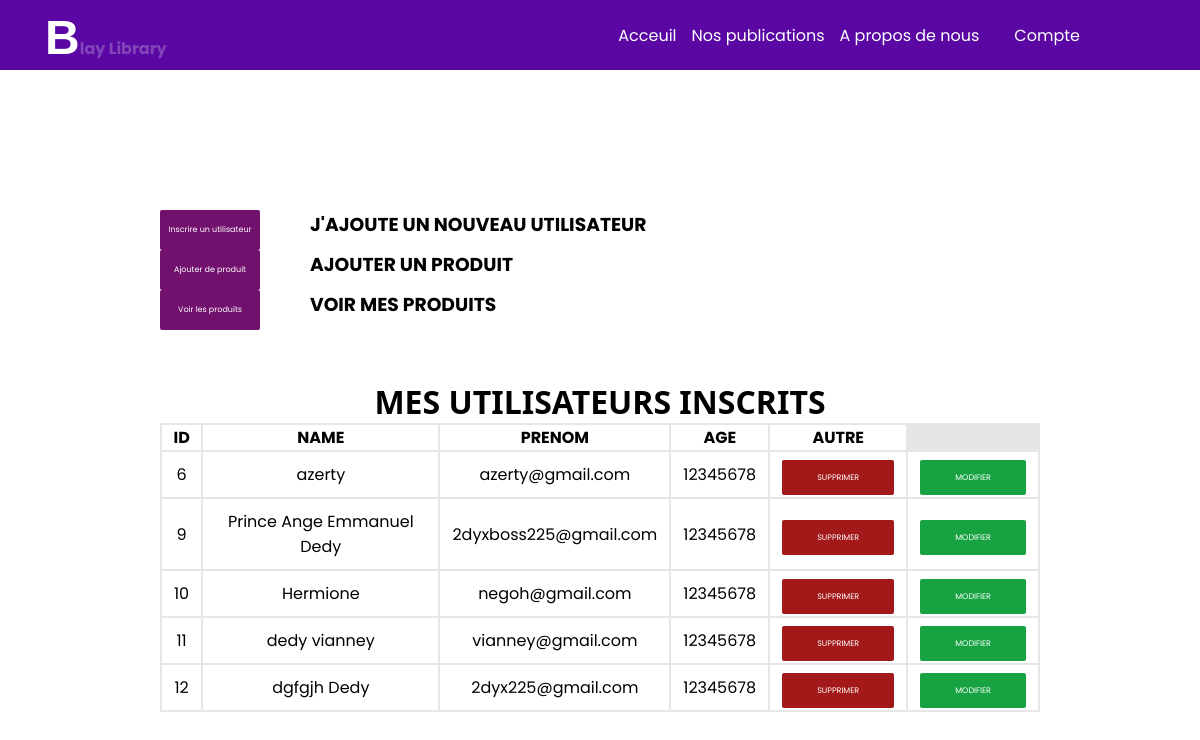
/admining, run on an earlier commit of the app's database.
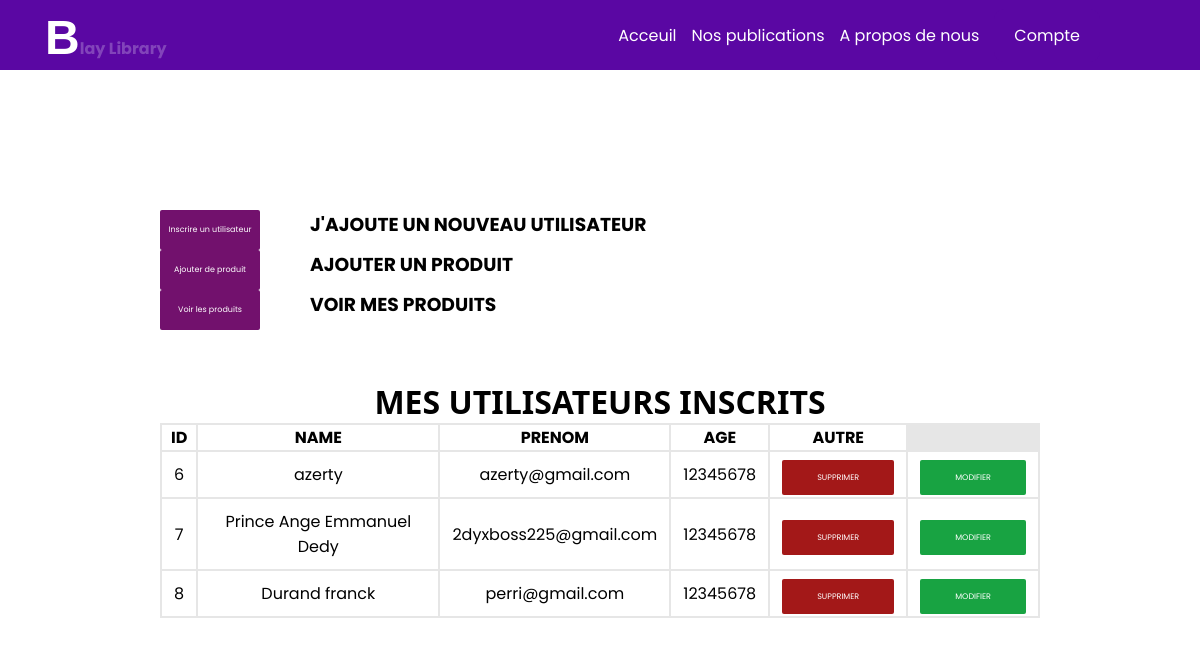
And on a later commit of the database.
### app.py (models this page shows, shortened)
class Profil(db.Model):
    id = db.Column(db.Integer, primary_key = True)
    first_name = db.Column(db.String(20), unique = False , nullable = False)
    last_name = db.Column(db.String(20), unique = True , nullable = False)
    age = db.Column(db.String(8),nullable = False)

### app.py (the view)
@app.route('/admining')
def index() :
    profiles = Profil.query.all()
    return render_template('index.html', profiles = profiles)

### templates/index.html (shortened to what this page needs)
<!DOCTYPE html>
<html lang="en">
<head>
    <link rel="stylesheet" href="static/CSS/profil.css">
</head>
<body>
    <div class="fixe">
        <div class="lofo" style="padding-left: 45px;padding-top: 10px;">
            <strong><p style="color: rgba(162, 117, 204, 0.555);"><span style="font-family: 'Gill Sans', 'Gill Sans MT', Calibri, 'Trebuchet MS', sans-serif;font-size: 3rem;color: white">B</span>lay Library</p></strong>
        </div>
        <div class="lofo1">
            <nav>
                <ul>
                    <li>
                        <a href="/home" style="color: white;">Acceuil</a>
                    </li>
                    <li>
                        <a href="/achat" style="color: white;">Nos publications</a>
                    </li>
                    <li>
                        <a href="/home#apeo" style="color: white;">A propos de nous</a>
                    </li>
                    <li>
                        <a style="padding: 15px 20px;background-color: rgb(90, 7, 163);color: white;border-radius: 10px;" href="/useprid">Compte</a>
                    </li>
                </ul>
            </nav>
        </div>
    </div>
   <div class="ajoutons" >
        <div class="eduz">
            <a href="/add_data" >Inscrire un utilisateur</a>
            <h3>J'AJOUTE UN NOUVEAU UTILISATEUR</h3>
        </div>
        <div class="sys">
            <a href="/add_objet">Ajouter de produit</a>
            <h3>AJOUTER UN PRODUIT</h3>
        </div>
        <div class="sys">
            <a href="/profil">Voir les produits</a>
            <h3>VOIR MES PRODUITS</h3>
        </div>
    </div>
    <h1 style="font-family: 'Segoe UI', Tahoma, Geneva, Verdana, sans-serif;">MES UTILISATEURS INSCRITS</h1>
    <table>
        <thead>
            <th>ID</th>
            <th>NAME</th>
            <th>PRENOM</th>
            <th>AGE</th>
            <th>AUTRE</th>
        </thead>
        {% for data in profiles %}
        <tbody>
            <td>{{data.id}}</td>
            <td>{{data.first_name}}</td>
            <td>{{data.last_name}}</td>
            <td>{{data.age}}</td>
            <td><a href="/delete/{{data.id}}" class="suppr">SUPPRIMER</a></td>
            <td><a href="/update/{{data.id}}" class="modif">MODIFIER</a></td>
        </tbody>
        {% endfor %}
    </table>
</body>
</html>

What changed in the data, as far as the page shows it:
removed Profil: id "9", first_name "Prince Ange Emmanuel Dedy", last_name "2dyxboss225@gmail.com", age "12345678"
removed Profil: id "10", first_name "Hermione", last_name "negoh@gmail.com", age "12345678"
removed Profil: id "11", first_name "dedy vianney", last_name "vianney@gmail.com", age "12345678"
removed Profil: id "12", first_name "dgfgjh Dedy", last_name "2dyx225@gmail.com", age "12345678"
added Profil: id "7", first_name "Prince Ange Emmanuel Dedy", last_name "2dyxboss225@gmail.com", age "12345678"
added Profil: id "8", first_name "Durand franck", last_name "perri@gmail.com", age "12345678"
